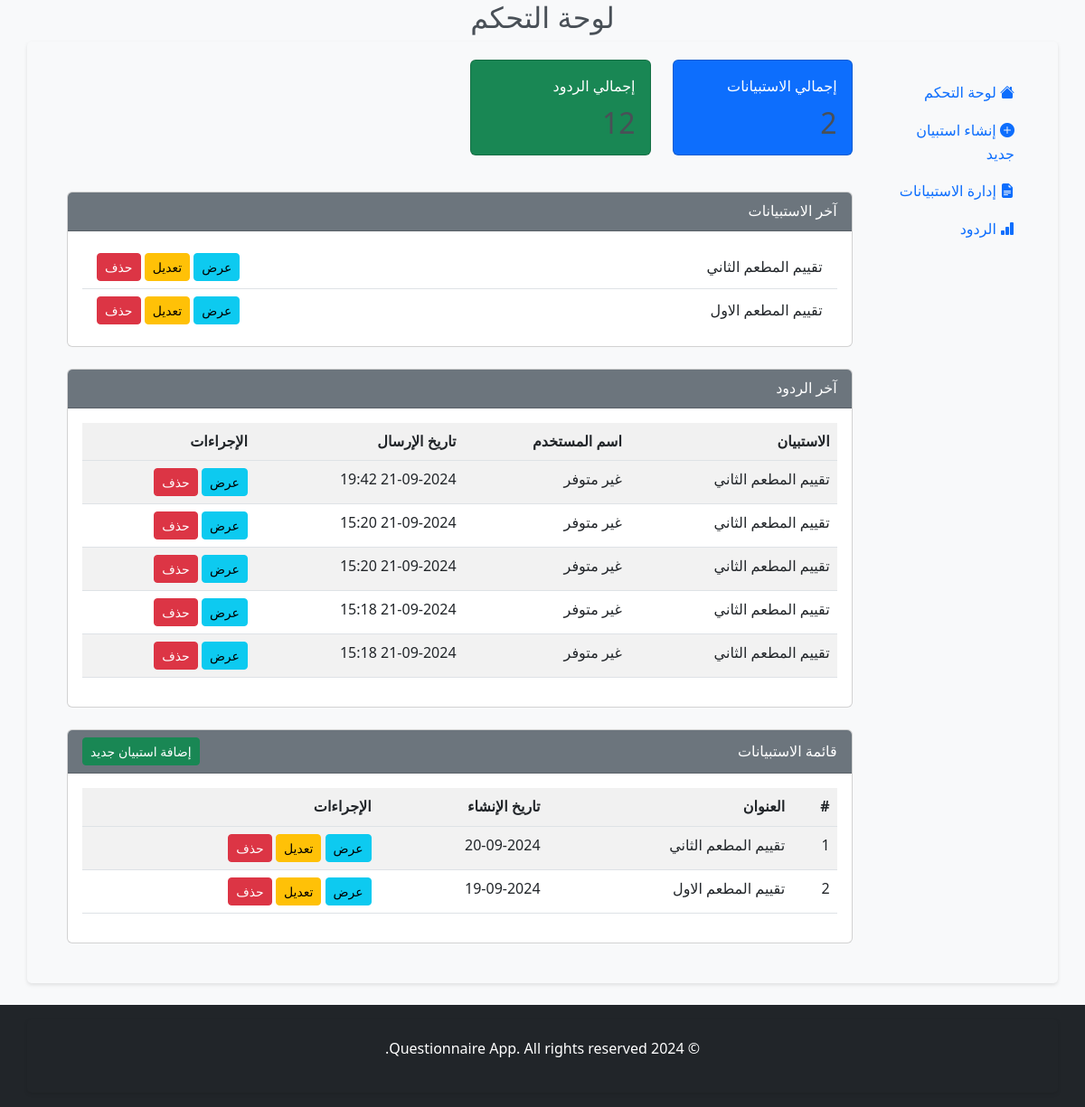
The page /admin/index.php (signed in) on the database its author committed.
### tables this page shows
CREATE TABLE `questionnaires` (
  `questionnaire_id` int(10) UNSIGNED NOT NULL,
  `title` varchar(255) NOT NULL,
  `description` text DEFAULT NULL,
  `created_at` datetime NOT NULL DEFAULT current_timestamp()
);

CREATE TABLE `responses` (
  `response_id` int(10) UNSIGNED NOT NULL,
  `questionnaire_id` int(10) UNSIGNED NOT NULL,
  `user_ip` varchar(45) NOT NULL,
  `submitted_at` datetime NOT NULL DEFAULT current_timestamp()
);

### admin/index.php (the view, shortened to what this page needs)
<?php
include '../includes/db_connect.php';
$stmt = $pdo->query('SELECT COUNT(*) as total_responses FROM responses');
$total_responses = $stmt->fetchColumn();
$stmt = $pdo->query('SELECT COUNT(*) as total_questionnaires FROM questionnaires');
$total_questionnaires = $stmt->fetchColumn();
$stmt = $pdo->prepare('SELECT * FROM questionnaires ORDER BY created_at DESC LIMIT 5');
$stmt->execute();
$recent_questionnaires = $stmt->fetchAll();
$stmt = $pdo->prepare('SELECT r.*, q.title FROM responses r JOIN questionnaires q ON r.questionnaire_id = q.questionnaire_id ORDER BY r.submitted_at DESC LIMIT 5');
$stmt->execute();
$recent_responses = $stmt->fetchAll();
?>
<!DOCTYPE html>
<html lang="ar" dir='rtl'>
<head>
<h2 style="text-align:center;">
</h2>
    <link href="https://cdn.jsdelivr.net/npm/bootstrap@5.3.0/dist/css/bootstrap.rtl.min.css" rel="stylesheet">
    <link href="https://cdn.jsdelivr.net/npm/bootstrap-icons@1.10.5/font/bootstrap-icons.css" rel="stylesheet">
    <link rel="stylesheet" href="../assets/css/styles.css">
</head>
<body>
<main class="container">
    <div class="container-fluid">
        <div class="row">
            <nav id="sidebarMenu" class="col-md-3 col-lg-2 d-md-block bg-light sidebar collapse">
                <div class="position-sticky pt-3">
                    <ul class="nav flex-column">
                        <li class="nav-item">
                            <a class="nav-link active" aria-current="page" href="index.php">
                                <i class="bi bi-house-fill"></i>
                                لوحة التحكم
                            </a>
                        </li>
                        <li class="nav-item">
                            <a class="nav-link" href="questionnaires/create.php">
                                <i class="bi bi-plus-circle-fill"></i>
                                إنشاء استبيان جديد
                            </a>
                        </li>
                        <li class="nav-item">
                            <a class="nav-link" href="questionnaires/index.php">
                                <i class="bi bi-file-earmark-text-fill"></i>
                                إدارة الاستبيانات
                            </a>
                        </li>
                        <li class="nav-item">
                            <a class="nav-link" href="responses/index.php">
                                <i class="bi bi-bar-chart-fill"></i>
                                الردود
                            </a>
                        </li>
                    </ul>
                </div>
            </nav>
            <main class="col-md-9 ms-sm-auto col-lg-10 px-md-4">
                <div class="row mb-4">
                    <div class="col-sm-6 col-xl-3">
                        <div class="card text-white bg-primary mb-3">
                            <div class="card-body">
                                <div class="card-title">إجمالي الاستبيانات</div>
                                <h2 class="card-text"><?php echo $total_questionnaires; ?></h2>
                            </div>
                        </div>
                    </div>
                    <div class="col-sm-6 col-xl-3">
                        <div class="card text-white bg-success mb-3">
                            <div class="card-body">
                                <div class="card-title">إجمالي الردود</div>
                                <h2 class="card-text"><?php echo $total_responses; ?></h2>
                            </div>
                        </div>
                    </div>
                </div>
                <div class="card mb-4">
                    <div class="card-header bg-secondary text-white">
                        آخر الاستبيانات
                    </div>
                    <div class="card-body">
                        <?php if (count($recent_questionnaires) > 0): ?>
                            <ul class="list-group list-group-flush">
                                <?php foreach ($recent_questionnaires as $questionnaire): ?>
                                    <li class="list-group-item d-flex justify-content-between align-items-center">
                                        <?php echo htmlspecialchars($questionnaire['title']); ?>
                                        <span>
                                            <a href="questionnaires/view.php?id=<?php echo $questionnaire['questionnaire_id']; ?>" class="btn btn-sm btn-info">عرض</a>
                                            <a href="questionnaires/edit.php?id=<?php echo $questionnaire['questionnaire_id']; ?>" class="btn btn-sm btn-warning">تعديل</a>
                                            <a href="questionnaires/delete.php?id=<?php echo $questionnaire['questionnaire_id']; ?>" class="btn btn-sm btn-danger" onclick="return confirm('هل أنت متأكد أنك تريد حذف هذا الاستبيان؟');">حذف</a>
                                        </span>
                                    </li>
                                <?php endforeach; ?>
                            </ul>
                        <?php else: ?>
                            <p>لا توجد استبيانات حديثة.</p>
                        <?php endif; ?>
                    </div>
                </div>
                <div class="card mb-4">
                    <div class="card-header bg-secondary text-white">
                        آخر الردود
                    </div>
                    <div class="card-body">
                        <?php if (count($recent_responses) > 0): ?>
                            <div class="table-responsive">
                                <table class="table table-striped table-hover">
                                    <thead>
                                        <tr>
                                            <th>الاستبيان</th>
                                            <th>اسم المستخدم</th>
                                            <th>تاريخ الإرسال</th>
                                            <th>الإجراءات</th>
                                        </tr>
                                    </thead>
                                    <tbody>
                                        <?php foreach ($recent_responses as $response): ?>
                                            <tr>
                                                <td><?php echo htmlspecialchars($response['title']); ?></td>
                                                <td><?php echo htmlspecialchars($response['user_name'] ?? 'غير متوفر'); ?></td>
                                                <td><?php echo date('d-m-Y H:i', strtotime($response['submitted_at'])); ?></td>
                                                <td>
                                                    <a href="responses/view.php?id=<?php echo $response['response_id']; ?>" class="btn btn-sm btn-info">عرض</a>
                                                    <a href="responses/delete.php?id=<?php echo $response['response_id']; ?>" class="btn btn-sm btn-danger" onclick="return confirm('هل أنت متأكد أنك تريد حذف هذا الرد؟');">حذف</a>
                                                </td>
                                            </tr>
                                        <?php endforeach; ?>
                                    </tbody>
                                </table>
                            </div>
                        <?php else: ?>
                            <p>لا توجد ردود حديثة.</p>
                        <?php endif; ?>
                    </div>
                </div>
                <div class="card mb-4">
                    <div class="card-header bg-secondary text-white d-flex justify-content-between align-items-center">
                        قائمة الاستبيانات
                        <a href="questionnaires/create.php" class="btn btn-sm btn-success">إضافة استبيان جديد</a>
                    </div>
                    <div class="card-body">
                        <?php
                        $stmt = $pdo->query('SELECT * FROM questionnaires ORDER BY created_at DESC');
                        $questionnaires = $stmt->fetchAll();
                        if ($questionnaires):
                        ?>
                            <div class="table-responsive">
                                <table class="table table-striped table-hover">
                                    <thead>
                                        <tr>
                                            <th>#</th>
                                            <th>العنوان</th>
                                            <th>تاريخ الإنشاء</th>
                                            <th>الإجراءات</th>
                                        </tr>
                                    </thead>
                                    <tbody>
                                        <?php foreach ($questionnaires as $index => $questionnaire): ?>
                                            <tr>
                                                <td><?php echo $index + 1; ?></td>
                                                <td><?php echo htmlspecialchars($questionnaire['title']); ?></td>
                                                <td><?php echo date('d-m-Y', strtotime($questionnaire['created_at'])); ?></td>
                                                <td>
                                                    <a href="questionnaires/view.php?id=<?php echo $questionnaire['questionnaire_id']; ?>" class="btn btn-sm btn-info">عرض</a>
                                                    <a href="questionnaires/edit.php?id=<?php echo $questionnaire['questionnaire_id']; ?>" class="btn btn-sm btn-warning">تعديل</a>
                                                    <a href="questionnaires/delete.php?id=<?php echo $questionnaire['questionnaire_id']; ?>" class="btn btn-sm btn-danger" onclick="return confirm('هل أنت متأكد أنك تريد حذف هذا الاستبيان؟');">حذف</a>
                                                </td>
                                            </tr>
                                        <?php endforeach; ?>
                                    </tbody>
                                </table>
                            </div>
                        <?php else: ?>
                            <p>لا توجد استبيانات متاحة.</p>
                        <?php endif; ?>
                    </div>
                </div>
            </main>
        </div>
    </div>
</main>
<?php
include '../includes/footer.php';
?>
</body>
</html>

### includes/footer.php (shortened to what this page needs)
<footer class="bg-dark text-white py-3 mt-4">
    <div class="container text-center">
        <p>&copy; <?php echo date("Y"); ?> Questionnaire App. All rights reserved.</p>
    </div>
</footer>
</body>
</html>

### assets/css/styles.css (style rules this page uses)
* { margin: 0; padding: 0; box-sizing: border-box; }
body { font-family: 'Segoe UI', Tahoma, Geneva, Verdana, sans-serif; line-height: 1.6; background-color: #f8f9fa; color: #343a40; }
h1, h2, h3 { color: #495057; }
p { margin-bottom: 1rem; }
.container { padding: 20px; border-radius: 5px; box-shadow: 0 2px 4px rgba(0,0,0,0.1); }
.table thead th { background-color: #f1f1f1; }
.table tbody tr:nth-child(even) { background-color: #f9f9f9; }
footer { background-color: #343a40; color: #ffffff; padding: 20px 0; margin-top: 40px; text-align: center; }

### rows shown on the page
questionnaires: title "تقييم المطعم الثاني", created_at "20-09-2024"
questionnaires: title "تقييم المطعم الاول", created_at "19-09-2024"
responses: questionnaire.title "تقييم المطعم الثاني", user_name "غير متوفر", submitted_at "21-09-2024 19:42"
responses: questionnaire.title "تقييم المطعم الثاني", user_name "غير متوفر", submitted_at "21-09-2024 15:20"
responses: questionnaire.title "تقييم المطعم الثاني", user_name "غير متوفر", submitted_at "21-09-2024 15:20"
responses: questionnaire.title "تقييم المطعم الثاني", user_name "غير متوفر", submitted_at "21-09-2024 15:18"
responses: questionnaire.title "تقييم المطعم الثاني", user_name "غير متوفر", submitted_at "21-09-2024 15:18"
